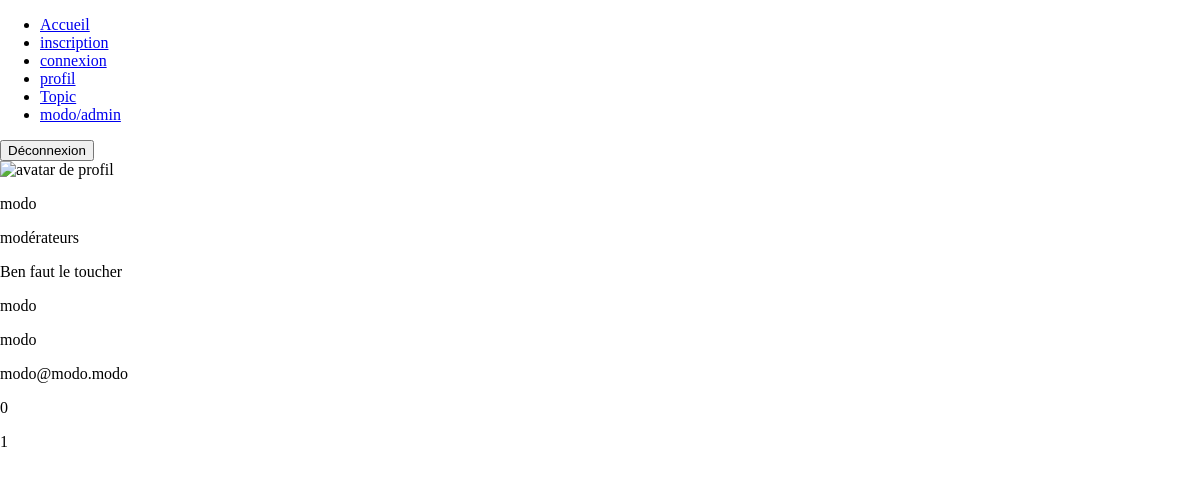
The app's page /membre.php?id_posteur=2 (signed in) with its own data.
### tables this page shows
CREATE TABLE IF NOT EXISTS `utilisateurs` (
  `id` int(11) NOT NULL AUTO_INCREMENT,
  `login` varchar(80) NOT NULL,
  `mdp` varchar(80) NOT NULL,
  `nom` varchar(255) NOT NULL,
  `prenom` varchar(255) NOT NULL,
  `mail` varchar(255) NOT NULL,
  `avatar` varchar(255) DEFAULT NULL,
  `id_confidentialite` int(11) NOT NULL DEFAULT 2,
  PRIMARY KEY (`id`)
);

CREATE TABLE IF NOT EXISTS `confidentialite` (
  `id` int(11) NOT NULL AUTO_INCREMENT,
  `rang` varchar(60) NOT NULL,
  PRIMARY KEY (`id`)
);

CREATE TABLE IF NOT EXISTS `messages` (
  `id` int(11) NOT NULL AUTO_INCREMENT,
  `id_conversation` int(11) NOT NULL,
  `id_utilisateur` int(11) NOT NULL,
  `message` varchar(255) NOT NULL,
  `date` datetime DEFAULT current_timestamp(),
  PRIMARY KEY (`id`)
);

### include/php_membre.php (called while the page is built, shortened)
<?php
    $bdd = connexionbdd();
    if (isset($_GET['id_posteur']) && !empty($_GET['id_posteur']))
    {
        $id_posteur = $_GET['id_posteur'];
        $profil = "SELECT * FROM utilisateurs WHERE id = '$id_posteur' ";
        $profil_query = mysqli_query($bdd, $profil);
        $info_profil = mysqli_fetch_all($profil_query, MYSQLI_ASSOC);
    }
?>

### include/php_avatar-login.php (called while the page is built)
<?php
    if (isset($_GET['id_posteur']) && !empty($_GET['id_posteur']))
    {
        $id_posteur = $_GET['id_posteur'];
        $rang_log = "SELECT * FROM confidentialite INNER JOIN utilisateurs ON utilisateurs.id_confidentialite = confidentialite.id WHERE utilisateurs.id = '$id_posteur' ";
        $rang_log_query = mysqli_query($bdd, $rang_log);
        $rang = mysqli_fetch_all($rang_log_query, MYSQLI_ASSOC);
    }
?>

### include/php_last-message.php (called while the page is built)
<?php
    if (isset($_GET['id_posteur']) && !empty($_GET['id_posteur']))
    {
        $id_posteur = $_GET['id_posteur'];
        $mess_info = "SELECT * FROM messages WHERE id_utilisateur = '$id_posteur' ORDER BY date DESC";
        $mess_info_query = mysqli_query($bdd, $mess_info);
        $mess = mysqli_fetch_all($mess_info_query, MYSQLI_ASSOC);
    }
?>

### include/php_info-perso.php (called while the page is built)
<?php
    if (isset($_GET['id_posteur']) && !empty($_GET['id_posteur']))
    {
        $id_posteur = $_GET['id_posteur'];
        $number = "SELECT COUNT(*) FROM conversations WHERE id_utilisateur = '$id_posteur' ";
        $number_query = mysqli_query($bdd, $number);
        $nb_conv = mysqli_fetch_all($number_query, MYSQLI_ASSOC);
        $nombre = "SELECT COUNT(*) FROM messages WHERE id_utilisateur = '$id_posteur' ";
        $nombre_query = mysqli_query($bdd, $nombre);
        $nb_msg = mysqli_fetch_all($nombre_query, MYSQLI_ASSOC);
    }
?>

### membre.php (the view, shortened to what this page needs)
<!DOCTYPE html>
<html lang="fr">
<head>
    <link rel="stylesheet" href="style.css">
</head>
<body>
    <header>
        <?php include 'include/header.php'; ?>
    </header>
    <main id="membre">
        <?php include 'include/php_membre.php'; ?>
        <section id="ligne">
            <section id="colonne">
                <section id="avatar_log">
                    <?php include 'include/php_avatar-login.php';?>
                    <img id="avatar" src="<?php echo $info_profil[0]['avatar'];?>" alt="avatar de profil" width="45vw" height="45vh">
                    <section id="log_rang">
                        <p id="log">
                            <?php echo $info_profil[0]['login']; ?>
                        </p>
                        <p id="rang">
                            <?php echo $rang[0]['rang']; ?>
                        </p>
                    </section>
                </section>
                <section id="last_mess">
                    <?php include 'include/php_last-message.php';?>
                    <p id="last-msg">
                        <?php echo $mess[0]['message']; ?>
                    </p>
                </section>
            </section>
            <section id="perso">
                <?php include 'include/php_info-perso.php';?>
                <p id="nom">
                    <?php echo $info_profil[0]['nom'] ; ?>
                </p>
                <p id="prenom">
                    <?php echo $info_profil[0]['prenom']; ?>
                </p>
                <p id="mail">
                    <?php echo $info_profil[0]['mail']; ?>
                </p>
                <p id="nb_conv">
                    <?php echo  $nb_conv[0]['COUNT(*)'] ; ?>
                </p>
                <p id="nb_mess">
                    <?php echo $nb_msg[0]['COUNT(*)']; ?>
                </p>
            </section>
        </section>
    </main>
</body>
</html>

### css/style.css (style rules this page uses)
html { margin: 0; height: 100%; }
body { display: flex; flex-direction: column; margin: 0; height: 100%; }

### records on screen
utilisateurs: login "modo", id_confidentialite.rang "modérateurs", nom "modo", prenom "modo", mail "modo@modo.modo"
messages: message "Ben faut le toucher"

### other values on screen
$nb_conv[0]['COUNT(*)'] "0"
$nb_msg[0]['COUNT(*)'] "1"
